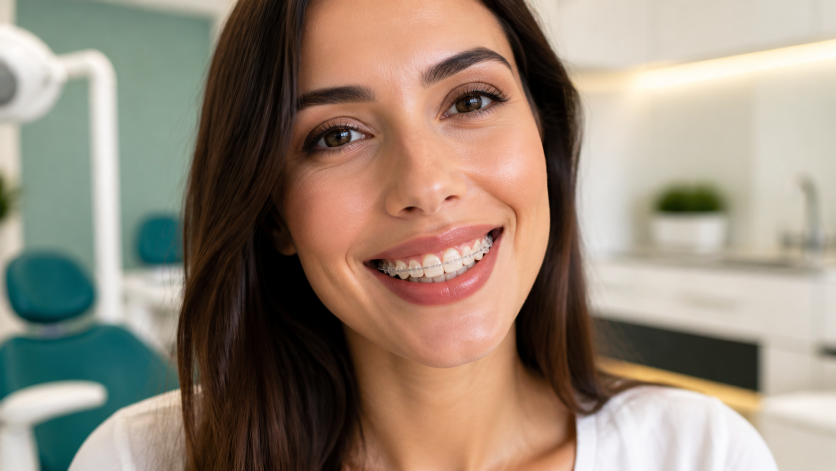
#> input picture assets/img/aparelho-ortodontico-site.png, 1672 x 941 px (shown at 1/2 size); its folder holds 3 pictures in this run
$ python optimize-images.py
#> lines starting #> are read from the running program, lines starting #| are printed output that depends on the picture
"""Generate lightweight WebP assets and add intrinsic image dimensions to HTML.

Run from the repository root with Pillow installed:
    python scripts/optimize-images.py
"""

from __future__ import annotations

import re
from pathlib import Path

from PIL import Image


ROOT = Path(__file__).resolve().parents[1]
IMAGE_DIR = ROOT / "assets" / "img"
MAX_WIDTH = 1200
WEBP_QUALITY = 82


def convert_large_pngs() -> dict[str, str]:
    replacements: dict[str, str] = {}
    for source in sorted(IMAGE_DIR.glob("*.png")):
        if source.name == "lacari-logo.png":
            continue

        destination = source.with_suffix(".webp")
        with Image.open(source) as image:
#> image is the input picture: PIL image 1672x941 RGB; mean R, G, B 149.8, 134.9, 119.4
            image = image.convert("RGB")
            if image.width > MAX_WIDTH:
                image.thumbnail((MAX_WIDTH, MAX_WIDTH), Image.Resampling.LANCZOS)
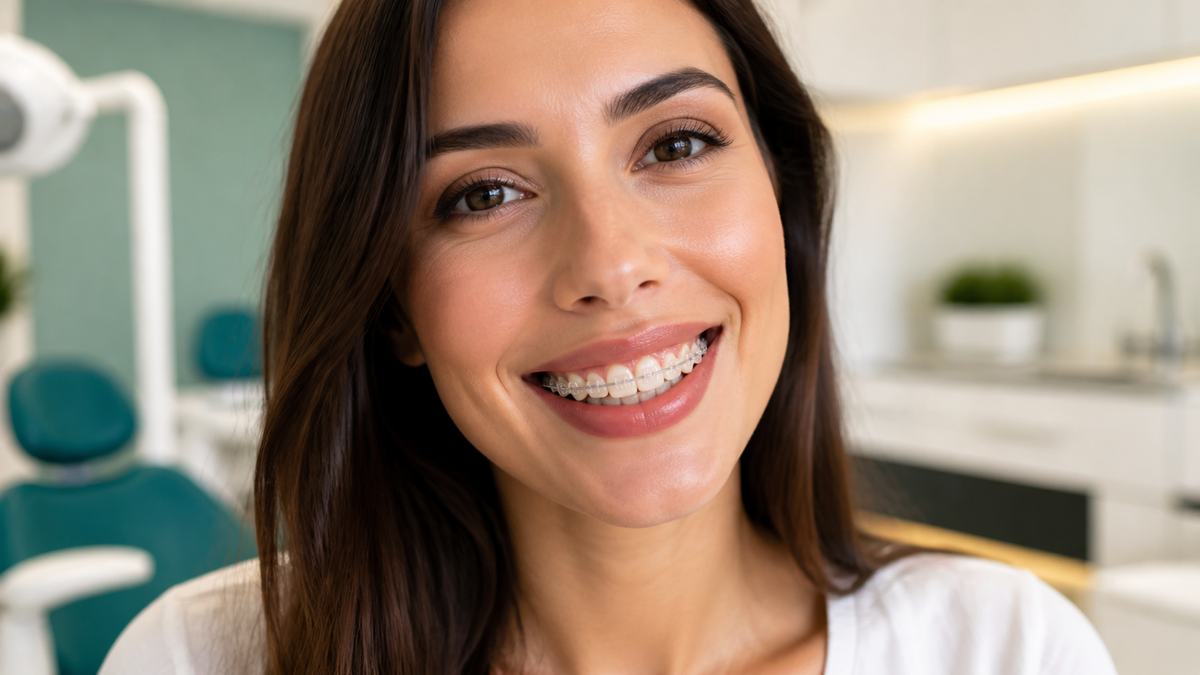
#> image: PIL image 1200x675 RGB; mean R, G, B 149.8, 134.9, 119.4
            image.save(destination, "WEBP", quality=WEBP_QUALITY, method=6, exif=b"")

        replacements[source.name] = destination.name
        before = source.stat().st_size / 1024
        after = destination.stat().st_size / 1024
        print(f"{source.name}: {before:.0f} KB -> {destination.name}: {after:.0f} KB")
    return replacements


def update_image_references(replacements: dict[str, str]) -> None:
    files = [*ROOT.rglob("*.html"), ROOT / "assets" / "css" / "style.css"]
    for path in files:
        original = path.read_text(encoding="utf-8")
        updated = original
        for old_name, new_name in replacements.items():
            updated = updated.replace(old_name, new_name)
        if updated != original:
            path.write_text(updated, encoding="utf-8", newline="")


# [37 lines left out: functions add_intrinsic_dimensions, generate_favicon, not called in this run]


if __name__ == "__main__":
    generated = convert_large_pngs()
#> (the run stopped early here; a loop or call above may not have finished)
